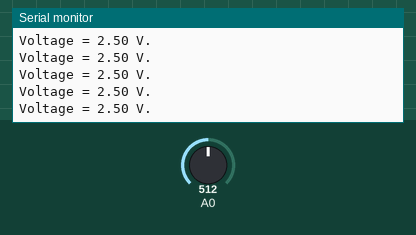
Simulated run of this sketch. Board: Arduino Uno, built with avr-gcc and run on an emulated ATmega328P. On the bench: the last lines printed to the serial monitor. The inputs (shaded band) are chosen by the test bench; at power-on: A0 = 512.

Above: at 0.9 s.
1.0 s: A0 set to 716
At 1.18 s:
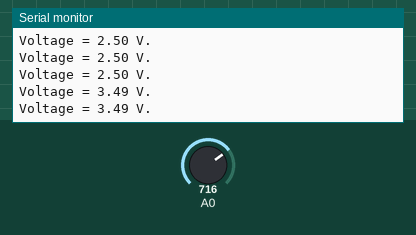
2.5 s: A0 set to 900
At 2.59 s:
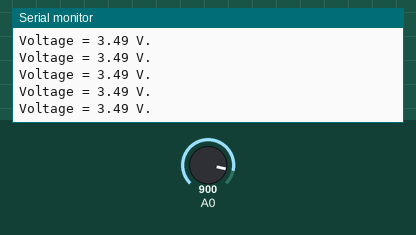
Timing chart, 0 to 5.5 s (numbered marks = the images above; inputs shaded):
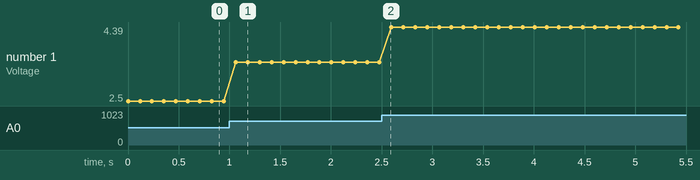

Measured:
- after the input at 1.0 s, the serial monitor: prints a new line after 0.06 s (image 1)
- plotted number 1: 2.5 → 3.49 after the input at 1.0 s, 3.49 → 4.39 after the input at 2.5 s

The sketch:

LAB7Checkpoint3.ino
```cpp
#include <avr/io.h>
#define F_CPU 16000000UL
#include <util/delay.h> // ใช้ <util/delay.h> สำหรับการหน่วงเวลา
#include <stdio.h> // ใช้ <stdio.h> สำหรับ sprintf และ strlen

#define USART0_BAUDRATE 9600
#define UBRR0_VALUE (((F_CPU / (USART0_BAUDRATE * 16UL))) - 1)
#define ADC0 0

// ฟังก์ชันอ่านค่าจาก ADC จากช่องที่กำหนด
unsigned int ADC_read(unsigned char a)
{
    ADMUX = (ADMUX & 0xF0) | (a & 0x0F); // ตั้งค่าช่อง ADC
    ADCSRA |= (1<<ADSC); // เริ่มการแปลง
    while (!(ADCSRA & (1<<ADIF))); // รอจนกว่าการแปลงจะเสร็จสิ้น
    ADCSRA |= (1<<ADIF); // ล้าง flag การแปลง
    return ADC; // ส่งคืนค่า ADC
}

// ฟังก์ชันเริ่มต้นโมดูล USART0
void init_USART0_module(void)
{
    UBRR0H = (uint8_t)(UBRR0_VALUE >> 8); // ตั้งค่า baud rate
    UBRR0L = (uint8_t)UBRR0_VALUE;
    UCSR0C = (1<<UCSZ01) | (1<<UCSZ00); // ข้อมูลขนาด 8 บิต
    UCSR0B = (1<<TXEN0); // เปิดใช้งานตัวส่ง
}

// ส่งข้อมูล 1 byte ผ่าน USART0
void USART0_Send_1_Byte(uint8_t data)
{
    while (!(UCSR0A & (1 << UDRE0))); // รอให้บัฟเฟอร์ส่งว่าง
    UDR0 = data; // ส่งข้อมูล
}

// ส่งอักขระ newline ผ่าน USART0
void USART0_print_newline(void)
{
    USART0_Send_1_Byte('\r');
    USART0_Send_1_Byte('\n');
}

int main(void)
{
    float volt; // ตัวแปรเก็บค่าแรงดันไฟฟ้า
    uint16_t Vadc0; // ตัวแปรเก็บค่า ADC ที่อ่านได้
    char msg[32]; // ตัวแปรเก็บข้อความ

    DDRC = 0x00; // ตั้งค่า PORTC เป็น input (ขา ADC)
    ADMUX = (1<<REFS0); // ใช้ AVcc เป็นแหล่งอ้างอิง
    ADCSRA = (1<<ADEN) | (1<<ADPS2) | (1<<ADPS1); // เปิดใช้งาน ADC และตั้งค่า prescaler เป็น 64
    init_USART0_module(); // เรียกฟังก์ชันเริ่มต้นโมดูล USART0

    while(1)
    {
        Vadc0 = ADC_read(ADC0); // อ่านค่าจาก ADC ช่อง 0
        volt = Vadc0 * (5.0 / 1023.0); // แปลงค่าจาก ADC เป็นแรงดันไฟฟ้า

        // จัดรูปแบบค่า float ด้วยมือ
        int volt_int = (int)volt; // ส่วนจำนวนเต็มของแรงดันไฟฟ้า
        int volt_frac = (int)((volt - volt_int) * 100); // ส่วนทศนิยมสองตำแหน่งของแรงดันไฟฟ้า

        sprintf(msg, "Voltage = %d.%02d V.", volt_int, volt_frac); // จัดรูปแบบข้อความแรงดันไฟฟ้า
        for (int i = 0; msg[i] != '\0'; i++)
            USART0_Send_1_Byte(msg[i]); // ส่งข้อความผ่าน USART
        USART0_print_newline(); // ส่ง newline
        _delay_ms(100); // หน่วงเวลา 1 วินาที
    }
}
```
